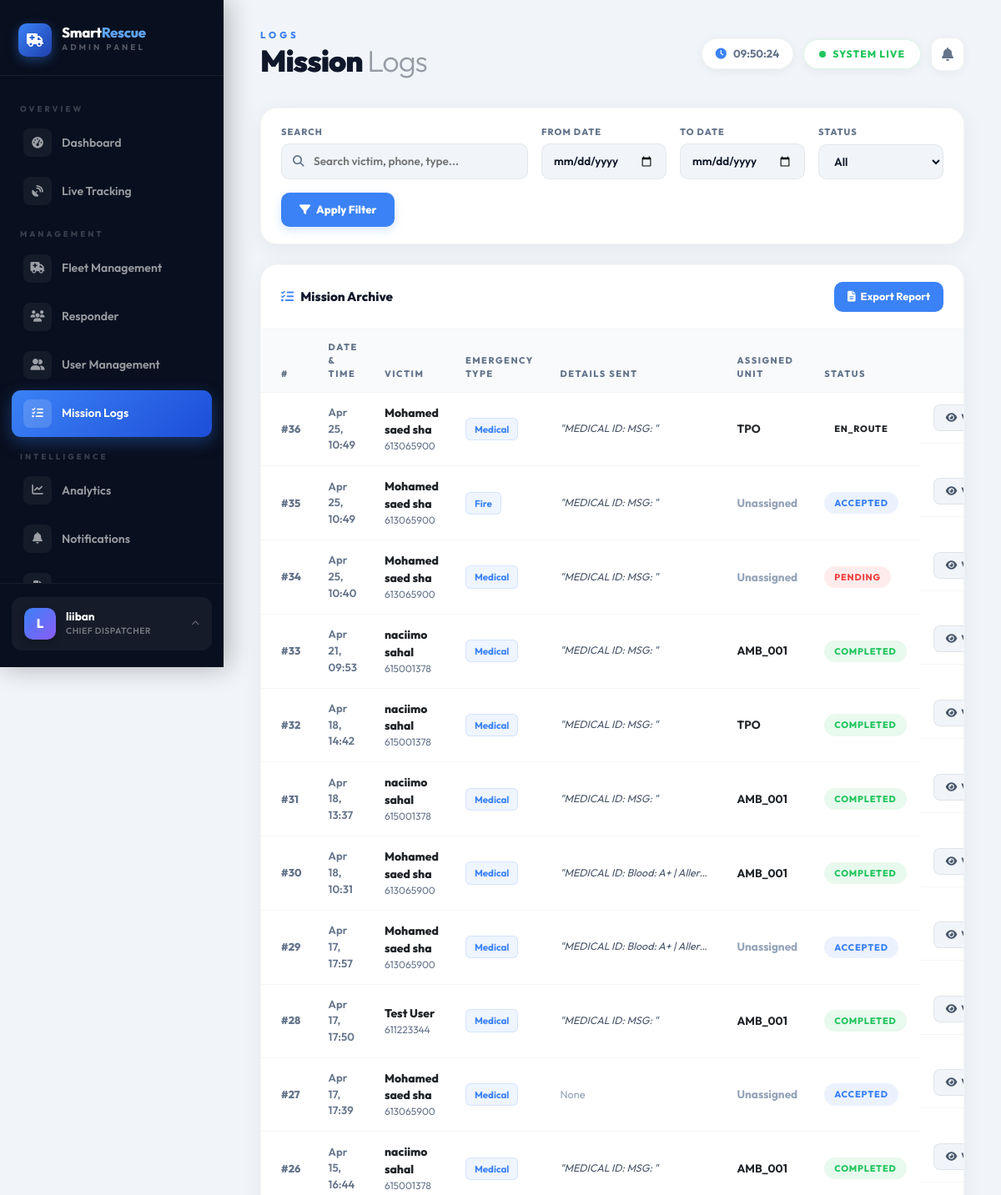
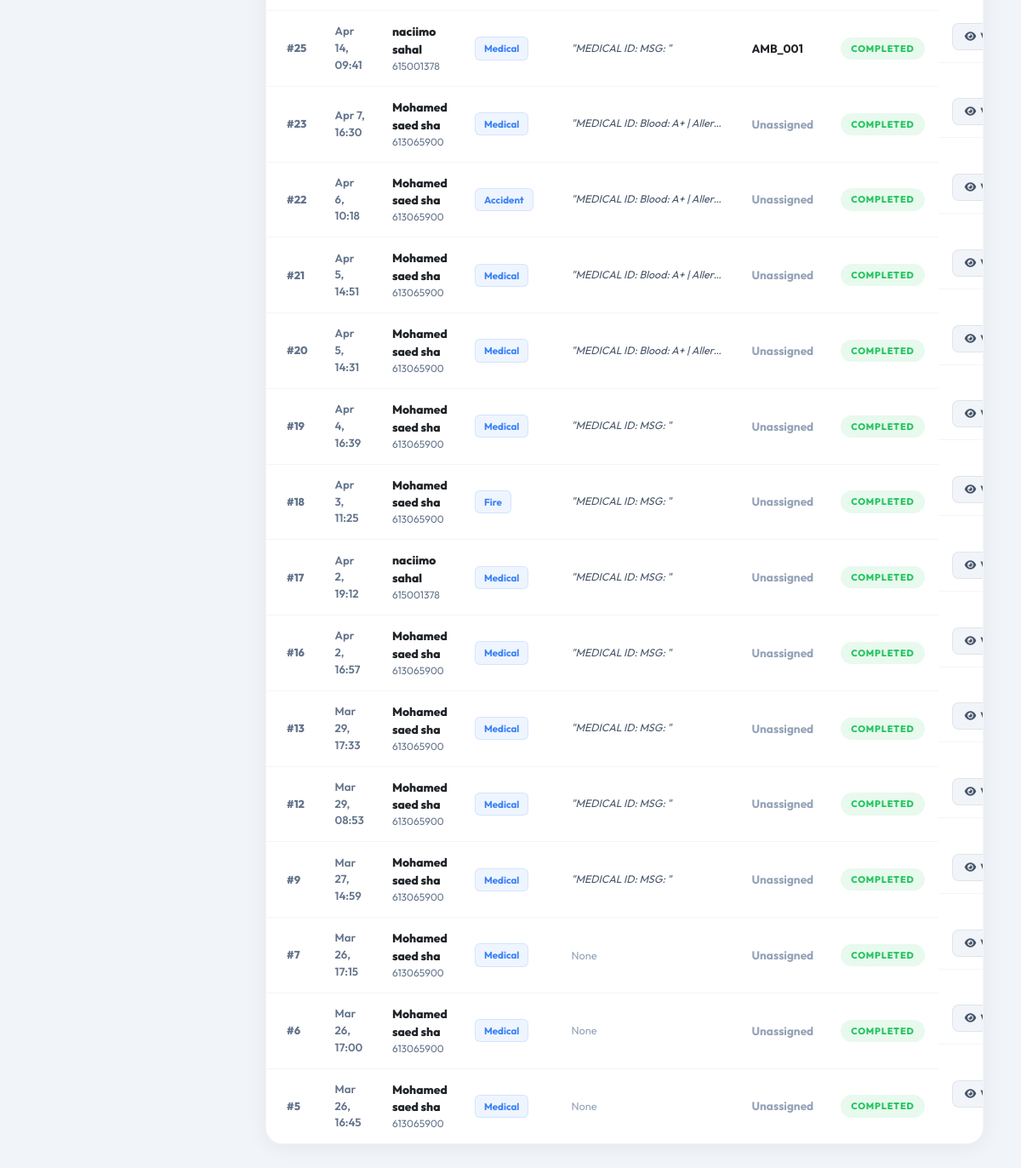
/admin/view-requests.php (signed in), run on the app's committed database (2 pictures, top to bottom).
### tables this page shows
CREATE TABLE `system_settings` (
  `id` int(11) NOT NULL AUTO_INCREMENT,
  `setting_key` varchar(100) DEFAULT NULL,
  `setting_value` text DEFAULT NULL,
  `updated_at` timestamp NOT NULL DEFAULT current_timestamp() ON UPDATE current_timestamp(),
  PRIMARY KEY (`id`),
  UNIQUE KEY `setting_key` (`setting_key`)
);

CREATE TABLE `rescue_requests` (
  `id` int(11) NOT NULL AUTO_INCREMENT,
  `user_id` int(11) NOT NULL,
  `lat` decimal(10,8) DEFAULT NULL,
  `lng` decimal(11,8) DEFAULT NULL,
  `emergency_type` varchar(50) NOT NULL,
  `description` text DEFAULT NULL,
  `evidence_image` varchar(255) DEFAULT NULL,
  `status` varchar(50) DEFAULT 'pending',
  `created_at` timestamp NOT NULL DEFAULT current_timestamp(),
  `assigned_unit_id` int(11) DEFAULT NULL,
  `accuracy` float DEFAULT NULL,
  PRIMARY KEY (`id`)
);

CREATE TABLE `users` (
  `id` int(11) NOT NULL AUTO_INCREMENT,
  `fullname` varchar(100) NOT NULL,
  `phone` varchar(20) NOT NULL,
  `email` varchar(100) NOT NULL,
  `password` varchar(255) NOT NULL,
  `created_at` timestamp NOT NULL DEFAULT current_timestamp(),
  `role` varchar(50) NOT NULL DEFAULT 'user',
  `profile_image` varchar(255) DEFAULT NULL,
  `dark_mode` tinyint(1) DEFAULT 0,
  `medical_info` text DEFAULT NULL,
  `emergency_contacts` text DEFAULT NULL,
  `current_lat` decimal(10,8) DEFAULT NULL,
  `current_lng` decimal(11,8) DEFAULT NULL,
  `location_updated_at` timestamp NOT NULL DEFAULT current_timestamp() ON UPDATE current_timestamp(),
  `language` varchar(10) DEFAULT 'en',
  `date_format` varchar(10) DEFAULT 'dmy',
  `gps_enabled` tinyint(1) DEFAULT 1,
  `share_live_location` tinyint(1) DEFAULT 1,
  `location_history` tinyint(1) DEFAULT 0,
  `vibration_enabled` tinyint(1) DEFAULT 1,
  `notifications_enabled` tinyint(1) DEFAULT 1,
  `gps_access` tinyint(1) DEFAULT 1,
  `live_sos_location` tinyint(1) DEFAULT 1,
  `time_format_24h` tinyint(1) DEFAULT 1,
  `sound_alerts` tinyint(1) DEFAULT 1,
  `emergency_updates` tinyint(1) DEFAULT 1,
  `location_sharing` tinyint(1) DEFAULT 1,
  `auto_gps_tracking` tinyint(1) DEFAULT 1,
  `session_timeout` varchar(20) DEFAULT '30',
  `birth_date` date DEFAULT NULL,
  `gender` varchar(10) DEFAULT NULL,
  `last_session_id` varchar(255) DEFAULT NULL,
  PRIMARY KEY (`id`),
  UNIQUE KEY `email` (`email`)
);

CREATE TABLE `emergency_units` (
  `id` int(11) NOT NULL AUTO_INCREMENT,
  `status` enum('available','busy') DEFAULT 'available',
  `unit_name` varchar(100) DEFAULT NULL,
  `unit_type` varchar(50) DEFAULT NULL,
  `plate_number` varchar(50) DEFAULT NULL,
  `driver_id` int(11) DEFAULT NULL,
  `current_lat` decimal(10,8) DEFAULT NULL,
  `current_lng` decimal(11,8) DEFAULT NULL,
  PRIMARY KEY (`id`)
);

### admin/includes/lang.php (called while the page is built, shortened)
<?php
if (!isset($sys_lang)) {
    $sys_lang = 'en';
    if (isset($conn)) {
        if (function_exists('get_setting')) {
            $sys_lang = get_setting($conn, 'language', 'en');
        } else {
            $_lang_res = mysqli_query($conn, "SELECT setting_value FROM system_settings WHERE setting_key='language' LIMIT 1");
            if ($_lang_res && $_lang_row = mysqli_fetch_assoc($_lang_res)) {
                $sys_lang = $_lang_row['setting_value'] ?: 'en';
            }
        }
    }
}
function t($key) {
    global $translations, $sys_lang;
    $lang = $sys_lang ?? 'en';
    if (isset($translations[$lang][$key])) {
        return $translations[$lang][$key];
    }
    return $key;
}
?>

### admin/view-requests.php (the view, shortened to what this page needs)
<?php
require_once '../config/db.php';
if (!function_exists('t')) {
    require_once 'includes/lang.php';
}
$filter_search = $_GET['search'] ?? '';
$filter_status = $_GET['status'] ?? 'all';
$filter_from   = $_GET['from']   ?? '';
$filter_to     = $_GET['to']     ?? '';
$where_clause = "";
$query = "SELECT r.*, u.fullname as patient_name, u.phone as patient_phone, d.unit_name
          FROM rescue_requests r
          LEFT JOIN users u ON r.user_id = u.id
          LEFT JOIN emergency_units d ON r.assigned_unit_id = d.id
          $where_clause
          ORDER BY r.created_at DESC";
$result = mysqli_query($conn, $query);
?>
<!DOCTYPE html>
<html lang="so">
<head>
    <link rel="stylesheet" href="https://cdn.jsdelivr.net/npm/bootstrap@5.3.0/dist/css/bootstrap.min.css">
    <link rel="stylesheet" href="https://cdnjs.cloudflare.com/ajax/libs/font-awesome/6.4.0/css/all.min.css">
</head>
<body>
<?php include 'includes/sidebar.php'; ?>
<main class="main-wrapper">
<?php $page_title = 'Mission'; $page_subtitle = 'Logs'; include 'includes/topbar.php'; ?>
    <form method="GET" style="margin-bottom: 24px;">
        <div class="filter-bar">
            <div style="flex: 2; min-width: 240px;">
                <label><?= t('Search') ?></label>
                <div style="position: relative;">
                    <input type="text" name="search" class="filter-control" style="padding-left: 38px; width: 100%;" placeholder="<?= t('Search victim, phone, type...') ?>" value="<?= htmlspecialchars($filter_search) ?>">
                </div>
            </div>
            <div style="flex: 1; min-width: 150px;">
                <label><?= t('From Date') ?></label>
                <input type="date" name="from" class="filter-control" style="width: 100%;" value="<?= htmlspecialchars($filter_from) ?>">
            </div>
            <div style="flex: 1; min-width: 150px;">
                <label><?= t('To Date') ?></label>
                <input type="date" name="to" class="filter-control" style="width: 100%;" value="<?= htmlspecialchars($filter_to) ?>">
            </div>
            <div style="flex: 1; min-width: 150px;">
                <label><?= t('Status') ?></label>
                <select name="status" class="filter-control" style="width: 100%; cursor: pointer;">
                    <?php foreach(['all', 'pending', 'accepted', 'completed', 'cancelled'] as $s): ?>
                        <option value="<?= $s ?>" <?= $filter_status === $s ? 'selected' : '' ?>><?= t(ucfirst($s)) ?></option>
                    <?php endforeach; ?>
                </select>
            </div>
            <div style="display: flex; gap: 8px; align-self: flex-end;">
                <button type="submit" class="filter-apply"><i class="fa fa-filter"></i> <?= t('Apply Filter') ?></button>
            </div>
        </div>
    </form>
    <div class="log-card">
        <div class="panel-header">
            <h5><i class="fa fa-list-check" style="color:var(--accent)"></i> Mission Archive</h5>
            <a href="reports.php" style="display:inline-flex;align-items:center;gap:6px;padding:8px 16px;border-radius:10px;background:var(--accent);color:white;font-size:0.8rem;font-weight:700;text-decoration:none"><i class="fa fa-file-lines"></i> Export Report</a>
        </div>
        <div class="table-responsive">
            <table class="table table-hover align-middle">
                <thead>
                    <tr>
                        <th style="padding-left:24px">#</th>
                        <th>Date & Time</th>
                        <th>Victim</th>
                        <th>Emergency Type</th>
                        <th>Details Sent</th>
                        <th>Assigned Unit</th>
                        <th>Status</th>
                        <th style="text-align:right;padding-right:24px">Actions</th>
                    </tr>
                </thead>
                <tbody>
                    <?php while($row = mysqli_fetch_assoc($result)): ?>
                    <tr>
                        <td style="padding-left:24px;font-weight:800;color:var(--text-muted);font-size:0.8rem">#<?php echo $row['id']; ?></td>
                        <td style="font-size:0.82rem;font-weight:600;color:var(--text-muted)"><?php echo date('M j, H:i', strtotime($row['created_at'])); ?></td>
                        <td>
                            <div style="font-weight:800"><?php echo htmlspecialchars($row['patient_name']); ?></div>
                            <?php if (!empty($row['patient_phone'])): ?>
                                <div style="font-size:0.75rem;color:var(--text-muted)"><?php echo htmlspecialchars($row['patient_phone']); ?></div>
                            <?php endif; ?>
                        </td>
                        <td><span class="et-badge"><?php echo htmlspecialchars($row['emergency_type'] ?? '—'); ?></span></td>
                        <td>
                            <?php
                            $has_details = false;
                            if (!empty($row['description'])) {
                                $has_details = true;
                                echo '<div style="font-size:0.78rem;color:#475569;font-style:italic;max-width:180px;white-space:nowrap;overflow:hidden;text-overflow:ellipsis;" title="' . htmlspecialchars($row['description']) . '">"' . htmlspecialchars($row['description']) . '"</div>';
                            }
                            if (!$has_details) {
                                echo '<span style="color:#94a3b8;font-size:0.8rem;">None</span>';
                            }
                            ?>
                        </td>
                        <td><div style="font-weight:700;font-size:0.85rem"><?php echo $row['unit_name'] ? htmlspecialchars($row['unit_name']) : '<span style="color:#94a3b8">Unassigned</span>'; ?></div></td>
                        <td>
                            <?php $status = strtolower($row['status']); ?>
                            <span class="status-pill status-<?php echo $status; ?>"><?php echo ucfirst($status); ?></span>
                        </td>
                        <td style="text-align:right;padding-right:24px;display:flex;gap:6px;justify-content:flex-end">
                            <a href="incident.php?id=<?php echo $row['id']; ?>" class="view-btn"><i class="fa fa-eye"></i> View</a>
                        </td>
                    </tr>
                    <?php endwhile; ?>
                </tbody>
            </table>
        </div>
    </div>
</main>
</body>
</html>

### admin/includes/sidebar.php (shortened to what this page needs)
<?php
$current_page = basename($_SERVER['PHP_SELF']);
function navActive($page, $current) {
    return $page === $current ? 'active' : '';
}
?>
<aside class="sidebar">
    <a href="index.php" class="sidebar-brand">
        <div class="sidebar-brand-icon"><i class="fa fa-truck-medical"></i></div>
        <div>
            <div class="sidebar-brand-text">Smart<span>Rescue</span></div>
            <div class="sidebar-brand-sub"><?= t('Admin Panel') ?></div>
        </div>
    </a>
    <nav class="sidebar-nav">
        <div class="nav-section-label"><?= t('Overview') ?></div>
        <a href="index.php" class="nav-item-link <?= navActive('index.php', $current_page) ?>">
            <span class="nav-icon"><i class="fa fa-gauge-high"></i></span>
            <?= t('Dashboard') ?>
        </a>
        <a href="live-tracking.php" class="nav-item-link <?= navActive('live-tracking.php', $current_page) ?>">
            <span class="nav-icon"><i class="fa fa-satellite-dish"></i></span>
            <?= t('Live Tracking') ?>
        </a>
        <div class="nav-section-label"><?= t('Management') ?></div>
        <a href="fleet.php" class="nav-item-link <?= navActive('fleet.php', $current_page) ?>">
            <span class="nav-icon"><i class="fa fa-truck-medical"></i></span>
            <?= t('Fleet Management') ?>
        </a>
        <a href="team.php" class="nav-item-link <?= navActive('team.php', $current_page) ?>">
            <span class="nav-icon"><i class="fa fa-users"></i></span>
            <?= t('Responder') ?>
        </a>
        <a href="users.php" class="nav-item-link <?= navActive('users.php', $current_page) ?>">
            <span class="nav-icon"><i class="fa fa-user-group"></i></span>
            <?= t('User Management') ?>
        </a>
        <a href="view-requests.php" class="nav-item-link <?= navActive('view-requests.php', $current_page) ?>">
            <span class="nav-icon"><i class="fa fa-list-check"></i></span>
            <?= t('Mission Logs') ?>
        </a>
        <div class="nav-section-label"><?= t('Intelligence') ?></div>
        <a href="analytics.php" class="nav-item-link <?= navActive('analytics.php', $current_page) ?>">
            <span class="nav-icon"><i class="fa fa-chart-line"></i></span>
            <?= t('Analytics') ?>
        </a>
        <a href="notifications.php" class="nav-item-link <?= navActive('notifications.php', $current_page) ?>">
            <span class="nav-icon"><i class="fa fa-bell"></i></span>
            <?= t('Notifications') ?>
        </a>
        <a href="reports.php" class="nav-item-link <?= navActive('reports.php', $current_page) ?>">
            <span class="nav-icon"><i class="fa fa-file-lines"></i></span>
        </a>
    </nav>
    <div class="sidebar-footer">
        <div class="profile-dropdown-wrapper" id="pddWrapper">
            <div class="admin-profile-card" id="pddTrigger" role="button" aria-haspopup="true" aria-expanded="false">
                <div style="display:flex; align-items:center; gap:12px;">
                    <div class="admin-avatar">
                        <?php if(!empty($_SESSION['profile_image'])): ?>
                            <img src="../<?= htmlspecialchars($_SESSION['profile_image']) ?>" style="width:100%;height:100%;object-fit:cover;" alt="avatar">
                        <?php else: ?>
                            <?= strtoupper(substr($_SESSION['fullname'] ?? 'A', 0, 1)) ?>
                        <?php endif; ?>
                    </div>
                    <div>
                        <div class="admin-name"><?= htmlspecialchars($_SESSION['fullname'] ?? 'Admin') ?></div>
                        <div class="admin-role">Chief Dispatcher</div>
                    </div>
                </div>
                <i class="fa fa-chevron-up pdd-chevron" aria-hidden="true"></i>
            </div>
        </div>
    </div>
</aside>

### data on the page
system_settings: setting_value "ADMIN PANEL", setting_value "OVERVIEW", setting_value "Dashboard", setting_value "Live Tracking", setting_value "MANAGEMENT", setting_value "Fleet Management", setting_value "Responder", setting_value "User Management", setting_value "Mission Logs", setting_value "INTELLIGENCE", setting_value "Analytics", setting_value "Notifications", setting_value "SEARCH", setting_value "FROM DATE", setting_value "TO DATE", setting_value "STATUS", status "All", setting_value "Apply Filter"
rescue_requests: id "36", created_at "Apr 25, 10:49", user.fullname "Mohamed saed sha", user.phone "613065900", emergency_type "Medical", description "MEDICAL ID: MSG:", emergency_units.unit_name "TPO", status "EN_ROUTE"
rescue_requests: id "35", created_at "Apr 25, 10:49", user.fullname "Mohamed saed sha", user.phone "613065900", emergency_type "Fire", description "MEDICAL ID: MSG:", shows "Unassigned", status "ACCEPTED"
rescue_requests: id "34", created_at "Apr 25, 10:40", user.fullname "Mohamed saed sha", user.phone "613065900", emergency_type "Medical", description "MEDICAL ID: MSG:", shows "Unassigned", status "PENDING"
rescue_requests: id "33", created_at "Apr 21, 09:53", user.fullname "naciimo sahal", user.phone "615001378", emergency_type "Medical", description "MEDICAL ID: MSG:", emergency_units.unit_name "AMB_001", status "COMPLETED"
rescue_requests: id "32", created_at "Apr 18, 14:42", user.fullname "naciimo sahal", user.phone "615001378", emergency_type "Medical", description "MEDICAL ID: MSG:", emergency_units.unit_name "TPO", status "COMPLETED"
rescue_requests: id "31", created_at "Apr 18, 13:37", user.fullname "naciimo sahal", user.phone "615001378", emergency_type "Medical", description "MEDICAL ID: MSG:", emergency_units.unit_name "AMB_001", status "COMPLETED"
rescue_requests: id "30", created_at "Apr 18, 10:31", user.fullname "Mohamed saed sha", user.phone "613065900", emergency_type "Medical", description "MEDICAL ID: Blood: A+ | Aller…", emergency_units.unit_name "AMB_001", status "COMPLETED"
rescue_requests: id "29", created_at "Apr 17, 17:57", user.fullname "Mohamed saed sha", user.phone "613065900", emergency_type "Medical", description "MEDICAL ID: Blood: A+ | Aller…", shows "Unassigned", status "ACCEPTED"
rescue_requests: id "28", created_at "Apr 17, 17:50", user.fullname "Test User", user.phone "611223344", emergency_type "Medical", description "MEDICAL ID: MSG:", emergency_units.unit_name "AMB_001", status "COMPLETED"
rescue_requests: id "27", created_at "Apr 17, 17:39", user.fullname "Mohamed saed sha", user.phone "613065900", emergency_type "Medical", shows "None", shows "Unassigned", status "ACCEPTED"
rescue_requests: id "26", created_at "Apr 15, 16:44", user.fullname "naciimo sahal", user.phone "615001378", emergency_type "Medical", description "MEDICAL ID: MSG:", emergency_units.unit_name "AMB_001", status "COMPLETED"
rescue_requests: id "25", created_at "Apr 14, 09:41", user.fullname "naciimo sahal", user.phone "615001378", emergency_type "Medical", description "MEDICAL ID: MSG:", emergency_units.unit_name "AMB_001", status "COMPLETED"
rescue_requests: id "23", created_at "Apr 7, 16:30", user.fullname "Mohamed saed sha", user.phone "613065900", emergency_type "Medical", description "MEDICAL ID: Blood: A+ | Aller…", shows "Unassigned", status "COMPLETED"
rescue_requests: id "22", created_at "Apr 6, 10:18", user.fullname "Mohamed saed sha", user.phone "613065900", emergency_type "Accident", description "MEDICAL ID: Blood: A+ | Aller…", shows "Unassigned", status "COMPLETED"
rescue_requests: id "21", created_at "Apr 5, 14:51", user.fullname "Mohamed saed sha", user.phone "613065900", emergency_type "Medical", description "MEDICAL ID: Blood: A+ | Aller…", shows "Unassigned", status "COMPLETED"
rescue_requests: id "20", created_at "Apr 5, 14:31", user.fullname "Mohamed saed sha", user.phone "613065900", emergency_type "Medical", description "MEDICAL ID: Blood: A+ | Aller…", shows "Unassigned", status "COMPLETED"
rescue_requests: id "19", created_at "Apr 4, 16:39", user.fullname "Mohamed saed sha", user.phone "613065900", emergency_type "Medical", description "MEDICAL ID: MSG:", shows "Unassigned", status "COMPLETED"
rescue_requests: id "18", created_at "Apr 3, 11:25", user.fullname "Mohamed saed sha", user.phone "613065900", emergency_type "Fire", description "MEDICAL ID: MSG:", shows "Unassigned", status "COMPLETED"
rescue_requests: id "17", created_at "Apr 2, 19:12", user.fullname "naciimo sahal", user.phone "615001378", emergency_type "Medical", description "MEDICAL ID: MSG:", shows "Unassigned", status "COMPLETED"
rescue_requests: id "16", created_at "Apr 2, 16:57", user.fullname "Mohamed saed sha", user.phone "613065900", emergency_type "Medical", description "MEDICAL ID: MSG:", shows "Unassigned", status "COMPLETED"
rescue_requests: id "13", created_at "Mar 29, 17:33", user.fullname "Mohamed saed sha", user.phone "613065900", emergency_type "Medical", description "MEDICAL ID: MSG:", shows "Unassigned", status "COMPLETED"
rescue_requests: id "12", created_at "Mar 29, 08:53", user.fullname "Mohamed saed sha", user.phone "613065900", emergency_type "Medical", description "MEDICAL ID: MSG:", shows "Unassigned", status "COMPLETED"
rescue_requests: id "9", created_at "Mar 27, 14:59", user.fullname "Mohamed saed sha", user.phone "613065900", emergency_type "Medical", description "MEDICAL ID: MSG:", shows "Unassigned", status "COMPLETED"
rescue_requests: id "7", created_at "Mar 26, 17:15", user.fullname "Mohamed saed sha", user.phone "613065900", emergency_type "Medical", shows "None", shows "Unassigned", status "COMPLETED"
rescue_requests: id "6", created_at "Mar 26, 17:00", user.fullname "Mohamed saed sha", user.phone "613065900", emergency_type "Medical", shows "None", shows "Unassigned", status "COMPLETED"
rescue_requests: id "5", created_at "Mar 26, 16:45", user.fullname "Mohamed saed sha", user.phone "613065900", emergency_type "Medical", shows "None", shows "Unassigned", status "COMPLETED"

### other printed values
substr($_SESSION['fullname'] ?? 'A', 0, 1) "L"
$_SESSION['fullname'] "liiban"
$page_subtitle "LOGS"
$page_title "Mission"
$page_subtitle "Logs"
